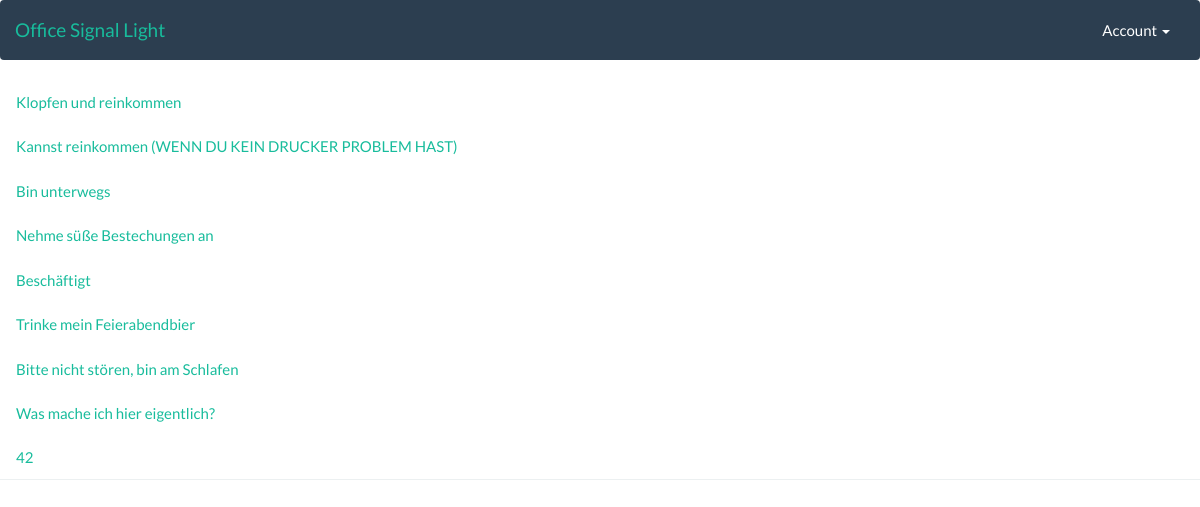
The app's page /signallight/ (signed in) with its own data.
### signallight/models.py (models this page shows, shortened)
@python_2_unicode_compatible  # only if you need to support Python 2
class Choice(models.Model):
    choice_text = models.CharField(max_length=200)
    position = models.IntegerField(default=0)

### signallight/views.py (the view)
@login_required(login_url="login/")
def index(request):
    choice_list = Choice.objects.order_by('position')
    context = {'choice_list': choice_list}
    return render(request, 'index.html', context)

### templates/index.html (shortened to what this page needs)
{% extends 'base.html' %}
{% block content %}
{% if choice_list %}
    <ul class="nav nav-tabs nav-stacked">
    {% for choice in choice_list %}
        <li><a href={% url 'signallight:select' choice.id %}>{{ choice.choice_text }}</a></li>
    {% endfor %}
    </ul>
{% else %}
    <p>No data available.</p>
{% endif %}
{% endblock %}

### templates/base.html (shortened to what this page needs)
	{% load staticfiles %}
	<!DOCTYPE html>
	<html>
	<head>
	    <link href="{% static 'css/bootstrap.min.css' %}" rel="stylesheet">
	</head>
	<body>
	<nav class="navbar navbar-default">
	  <div class="container-fluid">
	    <div class="navbar-header">
	      <a class="navbar-brand" href="/">Office Signal Light</a>
	    </div>
	    <div class="collapse navbar-collapse" id="bs-example-navbar-collapse-1">
	      <ul class="nav navbar-nav navbar-right">
	        <li class="dropdown">
	          <a href="#" class="dropdown-toggle" data-toggle="dropdown" role="button" aria-expanded="false">Account <span class="caret"></span></a>
	        </li>
	      </ul>
	    </div>
	  </div>
	</nav>
	            {% block content %}
	            {% endblock %}
	</body>
	</html>

### records on screen
Choice: choice_text "Klopfen und reinkommen"
Choice: choice_text "Kannst reinkommen (WENN DU KEIN DRUCKER PROBLEM HAST)"
Choice: choice_text "Bin unterwegs"
Choice: choice_text "Nehme süße Bestechungen an"
Choice: choice_text "Beschäftigt"
Choice: choice_text "Trinke mein Feierabendbier"
Choice: choice_text "Bitte nicht stören, bin am Schlafen"
Choice: choice_text "Was mache ich hier eigentlich?"
Choice: choice_text "42"
